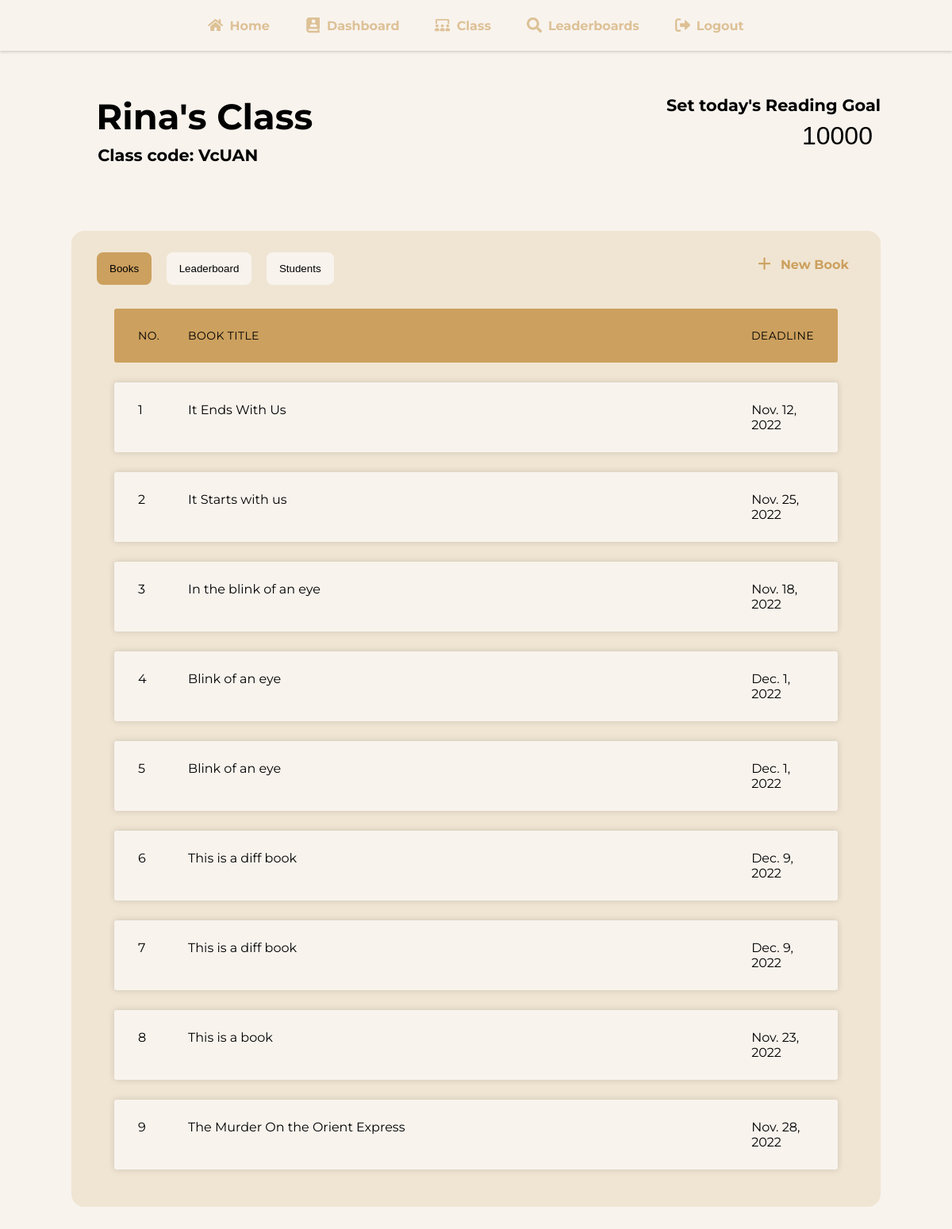
Before: /dashboard/teacher (signed in) with the older database file.
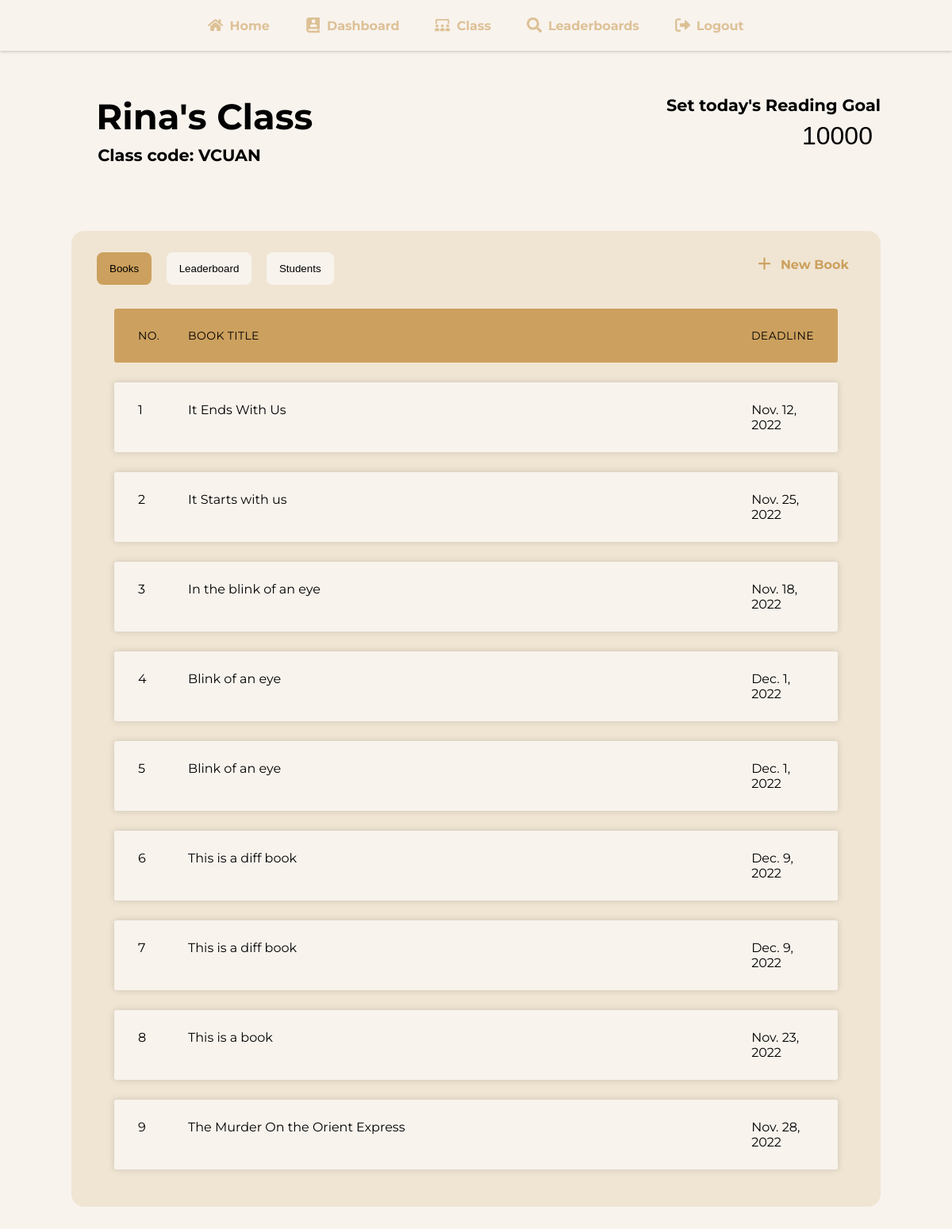
After: the same page with the newer database file.
### main/models.py (models this page shows, shortened)
class clas(models.Model):
    teacher = models.OneToOneField(teacher, on_delete=models.CASCADE)
    name = models.CharField(null=True,max_length=40)
    code = models.CharField(default= shortuuid.ShortUUID().random(length=5).upper(), editable=True, max_length=5)
    students = models.ManyToManyField(User, null=True)
    goal = models.IntegerField(default=10000)
    avg = models.DecimalField(null=True,max_digits=19,decimal_places=2)

### main/views.py (the view)
# urls.py: path('dashboard/teacher',views.dashboardT),
def dashboardT(request):
    if not request.user.is_authenticated:
        return redirect('/login')
    user = User.objects.get(id=request.user.id)
    if not teacher.objects.filter(user=user):
        return redirect('/dashboard')
    teach = teacher.objects.get(user=user)
    classs = clas.objects.get(teacher=teach)
    books = ebook.objects.filter(clas=classs)
    lead = profile.objects.filter(clas=classs).order_by('-score')
    profs = profile.objects.filter(clas=classs).order_by('user')
    return render(request,'dashboardt.html',{'class':classs,'books':books, 'lead':lead,'profs':profs, 'goal':classs.goal})

### main/templates/dashboardt.html (shortened to what this page needs)
{% load static %}
<!DOCTYPE html>
<html lang="en">
<head>
    <link rel="stylesheet" href="{% static 'class.css' %}">
</head>
<body>
    <nav class="desk">
        <ul>
            <li>
                <a href="/" class="NavBtn">
                    <div class="NavDiv">
                    Home
                </div>
            </a>
            </li>
            <li>
                <a href="/dashboard" class="NavBtn">
                    <div class="NavDiv">
                      Dashboard
                </div>
            </a>
            </li>
            <li>
                <a href="/class" class="NavBtn">
           <div class="NavDiv">
            Class
        </div>
    </a>
        </li>
                    <li>
                <a href="/leaderboards" class="NavBtn">
           <div class="NavDiv">
            Leaderboards
        </div>
    </a>
        </li>
        <li>
        <a class="NavBtn"  href="/logout">
            <div class="NavDiv">
            Logout
            </div>
        </a>
        </li>
        </ul>
    </nav>
    <div class="wrap">
    <div class="gead">
      <div>
    <h1 class="headTitle">{{class.name}}</h1>
    <h3 class="codeTitle">Class code: {{class.code}}</h3>
  </div>
  <form action="/request/goal" method="POST">
      <h3 class="codeTitle" style="margin: 0 auto 0 0; text-align: right;">Set today's Reading Goal</h3>
      <input type="text" value="{{goal}}" name="goal" style="margin-left: 37%; margin-right: auto; width: 5em; text-align: right; font-size: 2em; background: none; border: none; padding-top: 0.25em;">
    </form>
    </div>
    <div style="display: flex; width:100%;justify-content:center;align-items:center;">
    <div class="topBG">
        <div class="tabWrap">
        <div class="tab">
            <button id="glob" class="tablinks" onclick="openCity(event, 'books')">Books</button>
            <button class="tablinks" onclick="openCity(event, 'leaderboard')">Leaderboard</button>
            <button class="tablinks" onclick="openCity(event, 'studs')">Students</button>
          </div>
          <a href="/class/send" class="add">
            <i class="material-symbols-outlined">add</i>
            New Book</a>
        </div>
        <div id="books"  class="tabcontent">
        <div class="container">
            <ul class="responsive-table">
              <li class="table-header">
                <div class="col col-1">No.</div>
                <div class="col col-2">Book Title</div>
                <div class="col col-3">Deadline</div>
              </li>
              {% for x in books %}
              <a href="/class/book/{{x.id}}" style="text-decoration: none;color:black;">
              <li class="table-row">
                <div class="col col-1" data-label="No.">{{forloop.counter}}</div>
                <div class="col col-2" data-label="Book Title">{{x.name}}</div>
                <div class="col col-3" data-label="Deadline">{{x.deadline}}</div>
              </li>
            </a>
              {% endfor %}
            </ul>
          </div>
        </div>
    </div>
  </div>
</body>
</html>

Changed rows visible on the page:
changed clas "Rina's Class": code "VcUAN" → "VCUAN"
